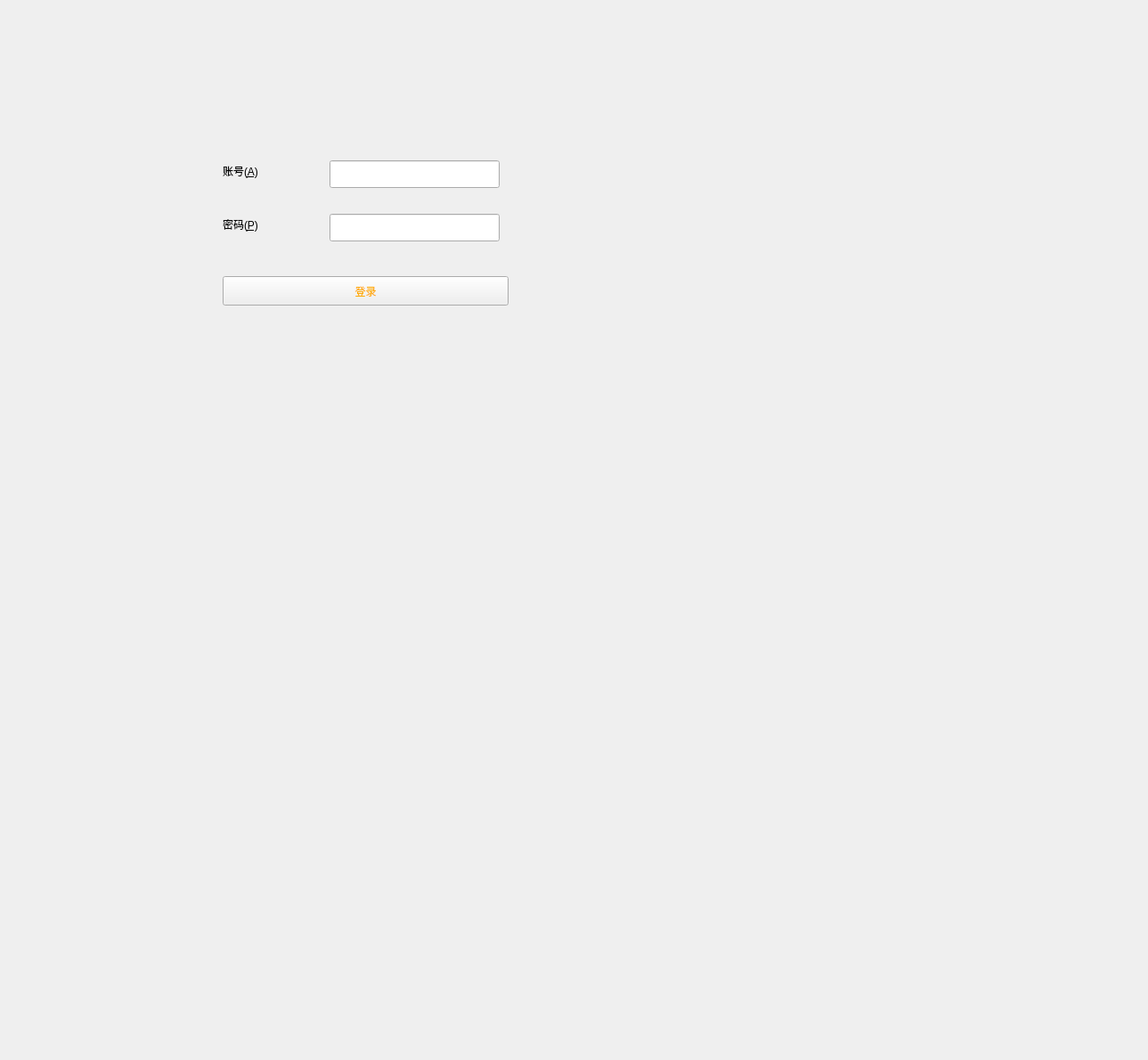
<?xml version="1.0" encoding="UTF-8"?>
<ui version="4.0">
 <class>Form</class>
 <widget class="QWidget" name="Form">
  <property name="geometry">
   <rect>
    <x>0</x>
    <y>0</y>
    <width>1289</width>
    <height>1190</height>
   </rect>
  </property>
  <property name="windowTitle">
   <string>Form</string>
  </property>
  <widget class="QLabel" name="label">
   <property name="geometry">
    <rect>
     <x>250</x>
     <y>180</y>
     <width>108</width>
     <height>24</height>
    </rect>
   </property>
   <property name="text">
    <string>账号(&amp;A)</string>
   </property>
   <property name="buddy">
    <cstring>lineEdit</cstring>
   </property>
  </widget>
  <widget class="QLabel" name="label_2">
   <property name="geometry">
    <rect>
     <x>250</x>
     <y>240</y>
     <width>108</width>
     <height>24</height>
    </rect>
   </property>
   <property name="text">
    <string>密码(&amp;P)</string>
   </property>
   <property name="buddy">
    <cstring>lineEdit_2</cstring>
   </property>
  </widget>
  <widget class="QLineEdit" name="lineEdit">
   <property name="geometry">
    <rect>
     <x>370</x>
     <y>180</y>
     <width>191</width>
     <height>31</height>
    </rect>
   </property>
  </widget>
  <widget class="QLineEdit" name="lineEdit_2">
   <property name="geometry">
    <rect>
     <x>370</x>
     <y>240</y>
     <width>191</width>
     <height>31</height>
    </rect>
   </property>
   <property name="text">
    <string/>
   </property>
   <property name="echoMode">
    <enum>QLineEdit::Password</enum>
   </property>
  </widget>
  <widget class="QPushButton" name="pushButton">
   <property name="geometry">
    <rect>
     <x>250</x>
     <y>310</y>
     <width>321</width>
     <height>33</height>
    </rect>
   </property>
   <property name="styleSheet">
    <string notr="true">color:rgb(255, 170, 0);
background-image: url(:/lk/basestudy/test.png);</string>
   </property>
   <property name="text">
    <string>登录</string>
   </property>
  </widget>
 </widget>
 <resources>
  <include location="_source.qrc"/>
 </resources>
 <connections>
  <connection>
   <sender>pushButton</sender>
   <signal>clicked()</signal>
   <receiver>Form</receiver>
   <slot>check_login()</slot>
   <hints>
    <hint type="sourcelabel">
     <x>471</x>
     <y>322</y>
    </hint>
    <hint type="destinationlabel">
     <x>707</x>
     <y>327</y>
    </hint>
   </hints>
  </connection>
 </connections>
 <slots>
  <slot>check_login()</slot>
 </slots>
</ui>
